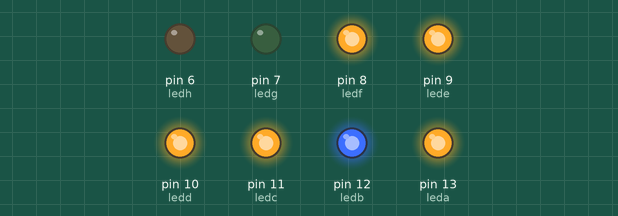
The sketch below on a simulated Arduino Uno, built with avr-gcc and run on an emulated ATmega328P. On the bench: output pins drawn as LEDs (lit = HIGH).

Above: at 0.5 s.
At 2.5 s:
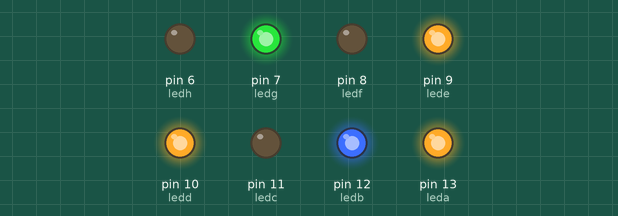
At 4.5 s:
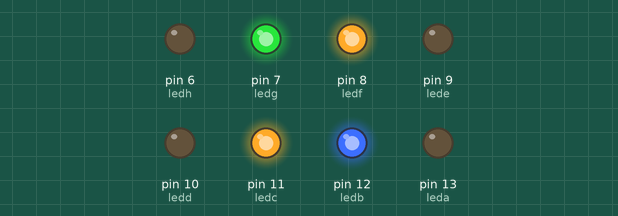
At 9.5 s:
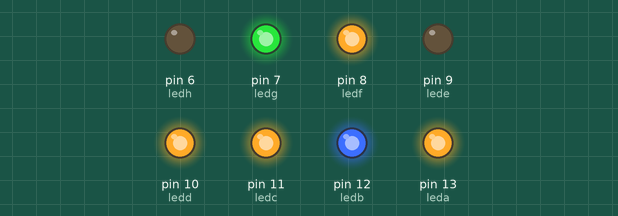
At 14.5 s:
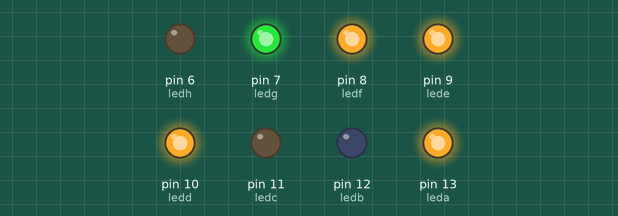
At 19.5 s:
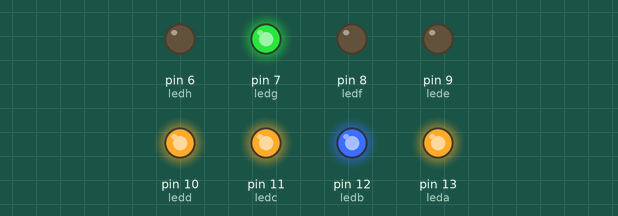
Timing chart, 0 to 20.8 s (numbered marks = the images above):
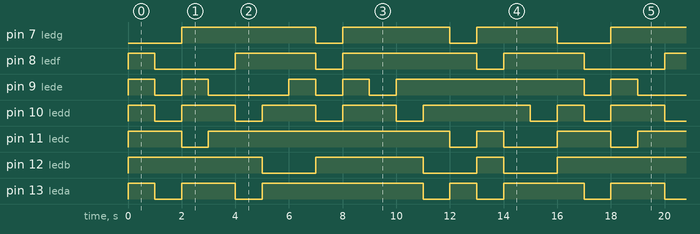

The sketch:

_7segments.ino
```cpp
int leda = 13;
int ledb = 12;
int ledc = 11;
int ledd = 10;
int lede = 9;
int ledf = 8;
int ledg = 7;
int ledh = 6;


void setup() {
  // initialiser le digital pin comme une sortie

  pinMode(leda, OUTPUT);
  pinMode(ledb, OUTPUT);
  pinMode(ledc, OUTPUT);
  pinMode(ledd, OUTPUT);
  pinMode(lede, OUTPUT);
  pinMode(ledf, OUTPUT);
  pinMode(ledg, OUTPUT);
  pinMode(ledh, OUTPUT);
}

void loop() {


  //Compteur de 0 à 9


  //************ 0 *************
  digitalWrite(leda, HIGH);   // fixe la led comme allumée
  digitalWrite(ledb, HIGH);   // fixe la led comme allumée
  digitalWrite(ledc, HIGH);   // fixe la led comme allumée
  digitalWrite(ledd, HIGH);   // fixe la led comme éteinte
  digitalWrite(lede, HIGH);   // fixe la led comme allumée
  digitalWrite(ledf, HIGH);   // fixe la led comme allumée
  digitalWrite(ledg, LOW);   // fixe la led comme allumée
  digitalWrite(ledh, LOW);   // fixe la led comme allumée

  delay(1000);              // attendre 1 sec

  //************ 1 *************
  digitalWrite(leda, LOW);   // fixe la led comme  éteinte
  digitalWrite(ledb, HIGH);   // fixe la led comme  éteinte
  digitalWrite(ledc, HIGH);   // fixe la led comme éteinte
  digitalWrite(ledd, LOW);   // fixe la led comme éteinte
  digitalWrite(lede, LOW);   // fixe la led comme éteinte
  digitalWrite(ledf, LOW);   // fixe la led comme éteinte
  digitalWrite(ledg, LOW);   // fixe la led comme allumé
  digitalWrite(ledh, LOW);   // fixe la led comme éteinte

  delay(1000);              // attendre 1 sec
  //************ 2 *************
  digitalWrite(leda, HIGH);   // fixe la led comme allumée
  digitalWrite(ledb, HIGH);   // fixe la led comme allumée
  digitalWrite(ledc, LOW);   // fixe la led comme éteinte
  digitalWrite(ledd, HIGH);   // fixe la led comme allumé
  digitalWrite(lede, HIGH);   // fixe la led comme allumé
  digitalWrite(ledf, LOW);   // fixe la led comme allumé
  digitalWrite(ledg, HIGH);   // fixe la led comme éteinte
  digitalWrite(ledh, LOW);   // fixe la led comme éteinte

  delay(1000);              // attendre 1 sec
  //************ 3 *************
  digitalWrite(leda, HIGH);   // fixe la led comme allumée
  digitalWrite(ledb, HIGH);   // fixe la led comme allumée
  digitalWrite(ledc, HIGH);   // fixe la led comme éteinte
  digitalWrite(ledd, HIGH);   // fixe la led comme allumé
  digitalWrite(lede, LOW);   // fixe la led comme éteinte
  digitalWrite(ledf, LOW);   // fixe la led comme allumé
  digitalWrite(ledg, HIGH);   // fixe la led comme allumé
  digitalWrite(ledh, LOW);   // fixe la led comme éteinte

  delay(1000);              // attendre 1 sec
  //***** 4 *************
  digitalWrite(leda, LOW);   // fixe la led comme allumée
  digitalWrite(ledb, HIGH);   // fixe la led comme éteinte
  digitalWrite(ledc, HIGH);   // fixe la led comme allumé
  digitalWrite(ledd, LOW);   // fixe la led comme allumé
  digitalWrite(lede, LOW);   // fixe la led comme éteinte
  digitalWrite(ledf, HIGH);   // fixe la led comme éteinte
  digitalWrite(ledg, HIGH);   // fixe la led comme allumé
  digitalWrite(ledh, LOW);   // fixe la led comme éteinte

  delay(1000);
  //************ 5 *************
  digitalWrite(leda, HIGH);   // fixe la led comme éteinte
  digitalWrite(ledb, LOW);   // fixe la led comme allumée
  digitalWrite(ledc, HIGH);   // fixe la led comme éteinte
  digitalWrite(ledd, HIGH);   // fixe la led comme éteinte
  digitalWrite(lede, LOW);   // fixe la led comme éteinte
  digitalWrite(ledf, HIGH);   // fixe la led comme allumée
  digitalWrite(ledg, HIGH);   // fixe la led comme allumée
  digitalWrite(ledh, LOW);   // fixe la led comme éteinte

  delay(1000);              // attendre 1 sec
  //************ 6 *************
  digitalWrite(leda, HIGH);   // fixe la led comme éteinte
  digitalWrite(ledb, LOW);   // fixe la led comme allumée
  digitalWrite(ledc, HIGH);   // fixe la led comme allumée
  digitalWrite(ledd, HIGH);   // fixe la led comme allumée
  digitalWrite(lede, HIGH);   // fixe la led comme allumée
  digitalWrite(ledf, HIGH);   // fixe la led comme allumée
  digitalWrite(ledg, HIGH);   // fixe la led comme allumée
  digitalWrite(ledh, LOW);   // fixe la led comme éteinte

  delay(1000);              // attendre 1 sec
  //************ 7 *************
  digitalWrite(leda, HIGH);   // fixe la led comme allumée
  digitalWrite(ledb, HIGH);   // fixe la led comme allumée
  digitalWrite(ledc, HIGH);   // fixe la led comme éteinte
  digitalWrite(ledd, LOW);   // fixe la led comme éteinte
  digitalWrite(lede, LOW);   // fixe la led comme éteinte
  digitalWrite(ledf, LOW);   // fixe la led comme éteinte
  digitalWrite(ledg, LOW);   // fixe la led comme allumée
  digitalWrite(ledh, LOW);   // fixe la led comme éteinte

  delay(1000);              // attendre 1 sec
  //************ 8 *************
  digitalWrite(leda, HIGH);   // fixe la led comme allumée
  digitalWrite(ledb, HIGH);   // fixe la led comme allumée
  digitalWrite(ledc, HIGH);   // fixe la led comme allumée
  digitalWrite(ledd, HIGH);   // fixe la led comme allumée
  digitalWrite(lede, HIGH);   // fixe la led comme allumée
  digitalWrite(ledf, HIGH);   // fixe la led comme allumée
  digitalWrite(ledg, HIGH);   // fixe la led comme allumée
  digitalWrite(ledh, LOW);   // fixe la led comme éteinte

  delay(1000);              // attendre 1 sec
  //************ 9 *************
  digitalWrite(leda, HIGH);   // fixe la led comme allumée
  digitalWrite(ledb, HIGH);   // fixe la led comme allumée
  digitalWrite(ledc, HIGH);   // fixe la led comme allumée
  digitalWrite(ledd, HIGH);   // fixe la led comme allumée
  digitalWrite(lede,  LOW);   // fixe la led comme éteinte
  digitalWrite(ledf, HIGH);   // fixe la led comme allumée
  digitalWrite(ledg, HIGH);   // fixe la led comme allumée
  digitalWrite(ledh, LOW);   // fixe la led comme éteinte

  delay(1000);              // attendre 1 sec


  digitalWrite(leda, HIGH);   // fixe la led comme allumée
  digitalWrite(ledb, HIGH);   // fixe la led comme allumée
  digitalWrite(ledc, HIGH);   // fixe la led comme allumée
  digitalWrite(ledd, LOW);   // fixe la led comme allumée
  digitalWrite(lede, HIGH);   // fixe la led comme allumée
  digitalWrite(ledf, HIGH);   // fixe la led comme allumée
  digitalWrite(ledg, HIGH);   // fixe la led comme allumée
  digitalWrite(ledh, LOW);   // fixe la led comme éteinte


    delay(1000);              // attendre 1 sec
  //************ B *************
  digitalWrite(leda, LOW);   // fixe la led comme allumée
  digitalWrite(ledb, LOW);   // fixe la led comme allumée
  digitalWrite(ledc, HIGH);   // fixe la led comme allumée
  digitalWrite(ledd, HIGH);   // fixe la led comme allumée
  digitalWrite(lede, HIGH);   // fixe la led comme allumée
  digitalWrite(ledf, HIGH);   // fixe la led comme allumée
  digitalWrite(ledg, HIGH);   // fixe la led comme allumée
  digitalWrite(ledh, LOW);   // fixe la led comme éteinte


    delay(1000);              // attendre 1 sec
  //************ C *************
  digitalWrite(leda, HIGH);   // fixe la led comme allumée
  digitalWrite(ledb, LOW);   // fixe la led comme allumée
  digitalWrite(ledc, LOW);   // fixe la led comme allumée
  digitalWrite(ledd, HIGH);   // fixe la led comme allumée
  digitalWrite(lede, HIGH);   // fixe la led comme allumée
  digitalWrite(ledf, HIGH);   // fixe la led comme allumée
  digitalWrite(ledg, LOW);   // fixe la led comme allumée
  digitalWrite(ledh, LOW);   // fixe la led comme éteinte


    delay(1000);              // attendre 1 sec
  //************ D *************
  digitalWrite(leda, LOW);   // fixe la led comme allumée
  digitalWrite(ledb, HIGH);   // fixe la led comme allumée
  digitalWrite(ledc, HIGH);   // fixe la led comme allumée
  digitalWrite(ledd, HIGH);   // fixe la led comme allumée
  digitalWrite(lede, HIGH);   // fixe la led comme allumée
  digitalWrite(ledf, LOW);   // fixe la led comme allumée
  digitalWrite(ledg, HIGH);   // fixe la led comme allumée
  digitalWrite(ledh, LOW);   // fixe la led comme éteinte


    delay(1000);              // attendre 1 sec
  //************ E *************
  digitalWrite(leda, HIGH);   // fixe la led comme allumée
  digitalWrite(ledb, LOW);   // fixe la led comme allumée
  digitalWrite(ledc, LOW);   // fixe la led comme allumée
  digitalWrite(ledd, HIGH);   // fixe la led comme allumée
  digitalWrite(lede, HIGH);   // fixe la led comme allumée
  digitalWrite(ledf, HIGH);   // fixe la led comme allumée
  digitalWrite(ledg, HIGH);   // fixe la led comme allumée
  digitalWrite(ledh, LOW);   // fixe la led comme éteinte


    delay(1000);              // attendre 1 sec
  //************ F *************
  digitalWrite(leda, HIGH);   // fixe la led comme allumée
  digitalWrite(ledb, LOW);   // fixe la led comme allumée
  digitalWrite(ledc, LOW);   // fixe la led comme allumée
  digitalWrite(ledd, LOW);   // fixe la led comme allumée
  digitalWrite(lede, HIGH);   // fixe la led comme allumée
  digitalWrite(ledf, HIGH);   // fixe la led comme allumée
  digitalWrite(ledg, HIGH);   // fixe la led comme allumée
  digitalWrite(ledh, LOW);   // fixe la led comme éteinte

    delay(1000);


}
```

Measured:
- by itself, pin 7 (ledg): repeats every 16.0 s: LOW 1.0 s, HIGH 4.0 s, LOW 1.0 s, HIGH 3.0 s, LOW 2.0 s, HIGH 5.0 s
- by itself, pin 8 (ledf): repeats every 16.0 s: LOW 3.0 s, HIGH 3.0 s, LOW 1.0 s, HIGH 5.0 s, LOW 1.0 s, HIGH 3.0 s
- by itself, pin 9 (lede): repeats every 16.0 s: LOW 1.0 s, HIGH 1.0 s, LOW 3.0 s, 2 × (HIGH 1.0 s, LOW 1.0 s), HIGH 7.0 s
- by itself, pin 10 (ledd): repeats every 16.0 s: 3 × (LOW 1.0 s, HIGH 2.0 s), LOW 1.0 s, HIGH 4.0 s, LOW 1.0 s, HIGH 1.0 s
- by itself, pin 11 (ledc): repeats every 16.0 s: LOW 1.0 s, HIGH 9.0 s, LOW 1.0 s, HIGH 1.0 s, LOW 2.0 s, HIGH 2.0 s
- by itself, pin 12 (ledb): repeats every 16.0 s: LOW 2.0 s, HIGH 4.0 s, LOW 2.0 s, HIGH 1.0 s, LOW 2.0 s, HIGH 5.0 s
- by itself, pin 13 (leda): repeats every 16.0 s: LOW 1.0 s, HIGH 2.0 s, LOW 1.0 s, HIGH 6.0 s, LOW 1.0 s, HIGH 1.0 s, LOW 1.0 s, HIGH 3.0 s
